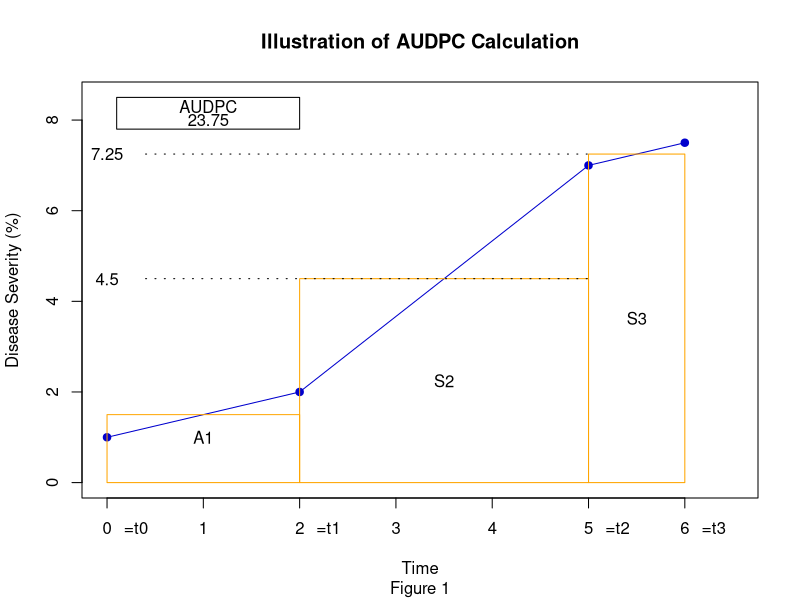

This figure's R source:
#make sure you have these packages installed 
#Install from source 

install.packages("R.cache_0.16.0.tar.gz", type = "source")
install.packages("styler_1.9.1.tar.gz", type = "source")
install.packages("labelled_2.11.0.tar.gz", type = "source")
install.packages("questionr_0.7.8.tar.gz", type = "source")
install.packages("klaR_1.7-2.tar.gz", type = "source")
install.packages("AlgDesign_1.2.1.tar.gz", type = "source")
install.packages("agricolae_1.3-5.tar.gz", type = "source")


#Set up disease severity percent measurements; 
#change these in subsequent analyses to see how it affects
#the AUDPC
ds0<-1
ds1<-2
ds2<-7
ds3<-7.5

#Put these values into a vector without making any changes
disease.severity<-c(ds0,ds1,ds2,ds3)

#Time points at which disease severity
#   measurements are made, 
#change these in subsequent analyses to
#see how it affects the AUDPC Value
t0<-0
t1<-2
t2<-5
t3<-6

#Put time period into a vector
## Do not change these values
time.period<-c(t0,t1,t2,t3)

#Refresh your memory about how the plot function works
help(plot)

#Create the plot of disease severity over time
plot(time.period,
  disease.severity,
  ylim=c(0,(ds3+1)),
  xlim=c(0,(t3+0.5)),
  xlab="Time",
  ylab="Disease Severity (%)",
  type="o",
  pch=19,
  col="mediumblue")

#Add a title and subtitle to our plot
title(main="Illustration of AUDPC Calculation",
      sub="Figure 1")

#Add text to x labels defining time periods
#   defined in text
mtext("=t0",1,at=0.3,1)
mtext("=t1",1,at=2.3,1)
mtext("=t2",1,at=5.3,1)
mtext("=t3",1,at=6.3,1)

#Illustrate the area under disease progress
#   curve with rectangles.
## Do not change these values
rect(t0,0,t1,((ds0+ds1)/2),border="orange")
# Add text to rectangle to describe rectangle
text(1,1,"A1")
#Add segment to Y axis
#And so-on
rect(t1,0,t2,((ds1+ds2)/2),border="orange")
text(((t1+t2)/2),(((ds1+ds2)/2)/2),"S2")
#Draw line to axis and label with value
segments(.4,((ds1+ds2)/2),t2,((ds1+ds2)/2),
         col="black",lty="18")
text(0,((ds1+ds2)/2),((ds1+ds2)/2))
rect(t2,0,t3,((ds2+ds3)/2),border="orange")
text(((t2+t3)/2),(((ds2+ds3)/2)/2),"S3")
segments(0.4,((ds2+ds3)/2),t2,((ds2+ds3)/2),
         col="black",lty="18")
text(0,((ds2+ds3)/2),((ds2+ds3)/2))

#Build a function for AUDPC calculation
#the left curly bracket indicates the beginning
#   of the function
audpc <- function(disease.severity,time.period){

  #n is the length of time.period, or
  #  the total number of sample dates
  n <- length(time.period)

  #meanvec is the vector (matrix with one dimension)
  #that will contain the mean percent infection
  #it is initialized containing -1 for all entries
  #this sort of initialization is sometimes useful
  #  for debugging
  meanvec <- matrix(-1,(n-1))

  #intvec is the vector that will contain the length of
  #   time between sampling dates
  intvec <- matrix(-1,(n-1))

  #the loop goes from the first to the penultimate entry
  #the left curly bracket indicates the beginning of
  #   commands in the loop
  for(i in 1:(n-1)){

    #the ith entry in meanvec is replaced with the
    #   mean percent infection
    #between sample time i and sample time i+1
    meanvec[i] <- mean(c(disease.severity[i],
                         disease.severity[i+1]))

    #the ith entry in intvec is replaced with the length
    # of the time interval between time i and time i+1
    intvec[i] <- time.period[i+1] - time.period[i]

    #the right curly bracket ends the loop
  }

  #the two vectors are multiplied together
  #  one entry at a time
  infprod <- meanvec * intvec

  #the sum of the entries in the resulting vector
  #   gives the AUDPC
  sum(infprod)

  #the right curly bracket ends the function
}


#Now apply the function to the example data and put
# the result in a new object called 'AUDPCexample'
audpc(disease.severity,time.period) -> AUDPCexample
#Display AUDPC Value
#Draw rectangle around value
rect(0.1,(ds3+.3),2,(ds3+1),border="black")
#AUDPC Text
text(1.05,(ds3+0.8),"AUDPC")
text(1.05,(ds3+0.5),AUDPCexample)

#https://www.apsnet.org/edcenter/disimpactmngmnt/topc/EcologyAndEpidemiologyInR/DiseaseProgress/Pages/AUDPC.aspx


